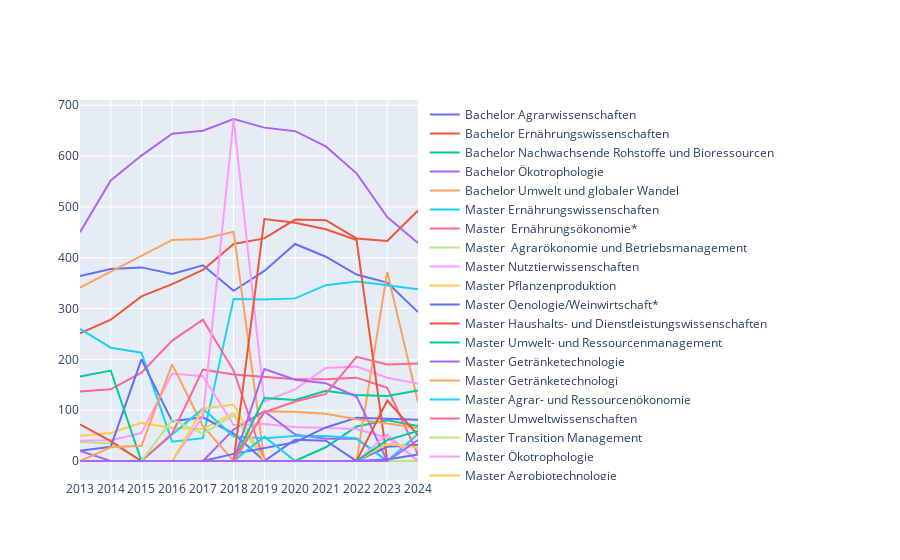

Write notebook code for a chart like this one.
### Code cell
import plotly.graph_objects as go

# Erstelle die Figure
fig = go.Figure()

# Füge jede Spalte manuell hinzu
fig.add_trace(go.Scatter(x=df_grouped['Jahr'], y=df_grouped['Bachelor Agrarwissenschaften'],
                         mode='lines', name='Bachelor Agrarwissenschaften'))

fig.add_trace(go.Scatter(x=df_grouped['Jahr'], y=df_grouped['Bachelor Ernährungswissenschaften'],
                         mode='lines', name='Bachelor Ernährungswissenschaften'))

fig.add_trace(go.Scatter(x=df_grouped['Jahr'], y=df_grouped['Bachelor Nachwachsende Rohstoffe und Bioressourcen'],
                         mode='lines', name='Bachelor Nachwachsende Rohstoffe und Bioressourcen'))

fig.add_trace(go.Scatter(x=df_grouped['Jahr'], y=df_grouped['Bachelor Ökotrophologie'],
                         mode='lines', name='Bachelor Ökotrophologie'))

fig.add_trace(go.Scatter(x=df_grouped['Jahr'], y=df_grouped['Bachelor Umwelt und globaler Wandel'],
                         mode='lines', name='Bachelor Umwelt und globaler Wandel'))

fig.add_trace(go.Scatter(x=df_grouped['Jahr'], y=df_grouped['Master Ernährungswissenschaften '],
                         mode='lines', name='Master Ernährungswissenschaften '))

fig.add_trace(go.Scatter(x=df_grouped['Jahr'], y=df_grouped['Master  Ernährungsökonomie*'],
                         mode='lines', name='Master  Ernährungsökonomie*'))

fig.add_trace(go.Scatter(x=df_grouped['Jahr'], y=df_grouped['Master  Agrarökonomie und Betriebsmanagement'],
                         mode='lines', name='Master  Agrarökonomie und Betriebsmanagement'))

fig.add_trace(go.Scatter(x=df_grouped['Jahr'], y=df_grouped['Master Nutztierwissenschaften'],
                         mode='lines', name='Master Nutztierwissenschaften'))

fig.add_trace(go.Scatter(x=df_grouped['Jahr'], y=df_grouped['Master Pflanzenproduktion'],
                         mode='lines', name='Master Pflanzenproduktion'))

fig.add_trace(go.Scatter(x=df_grouped['Jahr'], y=df_grouped['Master Oenologie/Weinwirtschaft*'],
                         mode='lines', name='Master Oenologie/Weinwirtschaft*'))

fig.add_trace(go.Scatter(x=df_grouped['Jahr'], y=df_grouped['Master Haushalts- und Dienstleistungswissenschaften\n'],
                         mode='lines', name='Master Haushalts- und Dienstleistungswissenschaften\n'))

fig.add_trace(go.Scatter(x=df_grouped['Jahr'], y=df_grouped['Master Umwelt- und Ressourcenmanagement'],
                         mode='lines', name='Master Umwelt- und Ressourcenmanagement'))

fig.add_trace(go.Scatter(x=df_grouped['Jahr'], y=df_grouped['Master Getränketechnologie'],
                         mode='lines', name='Master Getränketechnologie'))

fig.add_trace(go.Scatter(x=df_grouped['Jahr'], y=df_grouped['Master Getränketechnologi'],
                         mode='lines', name='Master Getränketechnologi'))

fig.add_trace(go.Scatter(x=df_grouped['Jahr'], y=df_grouped['Master Agrar- und Ressourcenökonomie'],
                         mode='lines', name='Master Agrar- und Ressourcenökonomie'))

fig.add_trace(go.Scatter(x=df_grouped['Jahr'], y=df_grouped['Master Umweltwissenschaften'],
                         mode='lines', name='Master Umweltwissenschaften'))

fig.add_trace(go.Scatter(x=df_grouped['Jahr'], y=df_grouped['Master Transition Management\n'],
                         mode='lines', name='Master Transition Management\n'))

fig.add_trace(go.Scatter(x=df_grouped['Jahr'], y=df_grouped['Master Ökotrophologie'],
                         mode='lines', name='Master Ökotrophologie'))

fig.add_trace(go.Scatter(x=df_grouped['Jahr'], y=df_grouped['Master Agrobiotechnologie\n'],
                         mode='lines', name='Master Agrobiotechnologie\n'))

fig.add_trace(go.Scatter(x=df_grouped['Jahr'], y=df_grouped['Master Insect Biotechnology and Bioresources'],
                         mode='lines', name='Master Insect Biotechnology and Bioresources'))

fig.add_trace(go.Scatter(x=df_grouped['Jahr'], y=df_grouped['Bachelor Umweltmanagement'],
                         mode='lines', name='Bachelor Umweltmanagement'))

fig.add_trace(go.Scatter(x=df_grouped['Jahr'], y=df_grouped['Master Agrobiotechnologie'],
                         mode='lines', name='Master Agrobiotechnologie'))

fig.add_trace(go.Scatter(x=df_grouped['Jahr'], y=df_grouped['Master Ernährungsökonomie'],
                         mode='lines', name='Master Ernährungsökonomie'))

fig.add_trace(go.Scatter(x=df_grouped['Jahr'], y=df_grouped['Master Nutzpflanzenwissenschaften'],
                         mode='lines', name='Master Nutzpflanzenwissenschaften'))

fig.add_trace(go.Scatter(x=df_grouped['Jahr'], y=df_grouped['Master Oenologie/Weinwirtschaft'],
                         mode='lines', name='Master Oenologie/Weinwirtschaft'))

fig.add_trace(go.Scatter(x=df_grouped['Jahr'], y=df_grouped['Master Transition Management'],
                         mode='lines', name='Master Transition Management'))

fig.add_trace(go.Scatter(x=df_grouped['Jahr'], y=df_grouped['Master Sustainable Transition*'],
                         mode='lines', name='Master Sustainable Transition*'))

fig.add_trace(go.Scatter(x=df_grouped['Jahr'], y=df_grouped['Master Agrar- und Ressourcenökonomie*'],
                         mode='lines', name='Master Agrar- und Ressourcenökonomie*'))

fig.add_trace(go.Scatter(x=df_grouped['Jahr'], y=df_grouped['Master Getränketechnologie*'],
                         mode='lines', name='Master Getränketechnologie*'))

fig.add_trace(go.Scatter(x=df_grouped['Jahr'], y=df_grouped['Master Informationstechnologie in den Agrar- und Umweltwissenschaften*'],
                         mode='lines', name='Master Informationstechnologie in den Agrar- und Umweltwissenschaften*'))

fig.add_trace(go.Scatter(x=df_grouped['Jahr'], y=df_grouped['Master Nachhaltige Ernährungswirtschaft'],
                         mode='lines', name='Master Nachhaltige Ernährungswirtschaft'))

fig.add_trace(go.Scatter(x=df_grouped['Jahr'], y=df_grouped['Master Sustainable Transition'],
                         mode='lines', name='Master Sustainable Transition'))

fig.add_trace(go.Scatter(x=df_grouped['Jahr'], y=df_grouped['Master Nutztierwissenschaften*'],
                         mode='lines', name='Master Nutztierwissenschaften*'))

### Figure 1 — Plotly figure (JSON) as saved in the notebook; plotly's stock layout.template omitted (floating-point values rounded to 4 significant figures)
{"data": [{"mode": "lines", "name": "Bachelor Agrarwissenschaften", "type": "scatter", "x": ["2013", "2014", "2015", "2016", "2017", "2018", "2019", "2020", "2021", "2022", "2023", "2024"], "y": [364, 378, 381, 368, 385, 335, 374, 427, 402, 367, 351, 293]}, {"mode": "lines", "name": "Bachelor Ernährungswissenschaften", "type": "scatter", "x": ["2013", "2014", "2015", "2016", "2017", "2018", "2019", "2020", "2021", "2022", "2023", "2024"], "y": [251, 278, 324, 348, 376, 427, 438, 475, 474, 438, 433, 493]}, {"mode": "lines", "name": "Bachelor Nachwachsende Rohstoffe und Bioressourcen", "type": "scatter", "x": ["2013", "2014", "2015", "2016", "2017", "2018", "2019", "2020", "2021", "2022", "2023", "2024"], "y": [0, 0, 0, 0, 0, 0, 0, 0, 27, 68, 80, 69]}, {"mode": "lines", "name": "Bachelor Ökotrophologie", "type": "scatter", "x": ["2013", "2014", "2015", "2016", "2017", "2018", "2019", "2020", "2021", "2022", "2023", "2024"], "y": [450, 552, 601, 644, 650, 673, 656, 649, 619, 566, 480, 429]}, {"mode": "lines", "name": "Bachelor Umwelt und globaler Wandel", "type": "scatter", "x": ["2013", "2014", "2015", "2016", "2017", "2018", "2019", "2020", "2021", "2022", "2023", "2024"], "y": [341, 372, 404, 435, 437, 451, 0, 0, 0, 0, 372, 116]}, {"mode": "lines", "name": "Master Ernährungswissenschaften ", "type": "scatter", "x": ["2013", "2014", "2015", "2016", "2017", "2018", "2019", "2020", "2021", "2022", "2023", "2024"], "y": [260, 223, 213, 38, 45, 319, 318, 320, 346, 353, 346, 338]}, {"mode": "lines", "name": "Master  Ernährungsökonomie*", "type": "scatter", "x": ["2013", "2014", "2015", "2016", "2017", "2018", "2019", "2020", "2021", "2022", "2023", "2024"], "y": [137, 141, 174, 237, 278, 178, 0, 0, 0, 0, 0, 0]}, {"mode": "lines", "name": "Master  Agrarökonomie und Betriebsmanagement", "type": "scatter", "x": ["2013", "2014", "2015", "2016", "2017", "2018", "2019", "2020", "2021", "2022", "2023", "2024"], "y": [37, 35, 0, 0, 0, 0, 0, 0, 0, 0, 0, 0]}, {"mode": "lines", "name": "Master Nutztierwissenschaften", "type": "scatter", "x": ["2013", "2014", "2015", "2016", "2017", "2018", "2019", "2020", "2021", "2022", "2023", "2024"], "y": [40, 41, 55, 172, 167, 71, 73, 67, 65, 63, 46, 0]}, {"mode": "lines", "name": "Master Pflanzenproduktion", "type": "scatter", "x": ["2013", "2014", "2015", "2016", "2017", "2018", "2019", "2020", "2021", "2022", "2023", "2024"], "y": [49, 55, 75, 65, 63, 94, 0, 0, 0, 0, 0, 0]}, {"mode": "lines", "name": "Master Oenologie/Weinwirtschaft*", "type": "scatter", "x": ["2013", "2014", "2015", "2016", "2017", "2018", "2019", "2020", "2021", "2022", "2023", "2024"], "y": [20, 28, 200, 78, 86, 54, 0, 42, 40, 0, 28, 32]}, {"mode": "lines", "name": "Master Haushalts- und Dienstleistungswissenschaften\n", "type": "scatter", "x": ["2013", "2014", "2015", "2016", "2017", "2018", "2019", "2020", "2021", "2022", "2023", "2024"], "y": [72, 39, 0, 0, 0, 0, 0, 0, 0, 0, 0, 0]}, {"mode": "lines", "name": "Master Umwelt- und Ressourcenmanagement", "type": "scatter", "x": ["2013", "2014", "2015", "2016", "2017", "2018", "2019", "2020", "2021", "2022", "2023", "2024"], "y": [166, 178, 0, 0, 0, 0, 0, 0, 0, 0, 0, 0]}, {"mode": "lines", "name": "Master Getränketechnologie", "type": "scatter", "x": ["2013", "2014", "2015", "2016", "2017", "2018", "2019", "2020", "2021", "2022", "2023", "2024"], "y": [20, 0, 0, 0, 0, 62, 98, 52, 44, 44, 0, 0]}, {"mode": "lines", "name": "Master Getränketechnologi", "type": "scatter", "x": ["2013", "2014", "2015", "2016", "2017", "2018", "2019", "2020", "2021", "2022", "2023", "2024"], "y": [0, 27, 30, 190, 69, 0, 0, 0, 0, 0, 0, 0]}, {"mode": "lines", "name": "Master Agrar- und Ressourcenökonomie", "type": "scatter", "x": ["2013", "2014", "2015", "2016", "2017", "2018", "2019", "2020", "2021", "2022", "2023", "2024"], "y": [0, 0, 0, 52, 103, 48, 45, 49, 49, 45, 0, 53]}, {"mode": "lines", "name": "Master Umweltwissenschaften", "type": "scatter", "x": ["2013", "2014", "2015", "2016", "2017", "2018", "2019", "2020", "2021", "2022", "2023", "2024"], "y": [0, 0, 0, 54, 180, 170, 166, 161, 161, 164, 144, 13]}, {"mode": "lines", "name": "Master Transition Management\n", "type": "scatter", "x": ["2013", "2014", "2015", "2016", "2017", "2018", "2019", "2020", "2021", "2022", "2023", "2024"], "y": [0, 0, 0, 81, 54, 90, 0, 0, 0, 0, 0, 0]}, {"mode": "lines", "name": "Master Ökotrophologie", "type": "scatter", "x": ["2013", "2014", "2015", "2016", "2017", "2018", "2019", "2020", "2021", "2022", "2023", "2024"], "y": [0, 0, 0, 0, 88, 673, 117, 141, 183, 186, 164, 152]}, {"mode": "lines", "name": "Master Agrobiotechnologie\n", "type": "scatter", "x": ["2013", "2014", "2015", "2016", "2017", "2018", "2019", "2020", "2021", "2022", "2023", "2024"], "y": [0, 0, 0, 0, 103, 111, 0, 0, 0, 0, 0, 0]}, {"mode": "lines", "name": "Master Insect Biotechnology and Bioresources", "type": "scatter", "x": ["2013", "2014", "2015", "2016", "2017", "2018", "2019", "2020", "2021", "2022", "2023", "2024"], "y": [0, 0, 0, 0, 0, 14, 25, 37, 66, 85, 83, 81]}, {"mode": "lines", "name": "Bachelor Umweltmanagement", "type": "scatter", "x": ["2013", "2014", "2015", "2016", "2017", "2018", "2019", "2020", "2021", "2022", "2023", "2024"], "y": [0, 0, 0, 0, 0, 0, 476, 469, 456, 435, 0, 0]}, {"mode": "lines", "name": "Master Agrobiotechnologie", "type": "scatter", "x": ["2013", "2014", "2015", "2016", "2017", "2018", "2019", "2020", "2021", "2022", "2023", "2024"], "y": [0, 0, 0, 0, 0, 0, 124, 120, 138, 130, 128, 139]}, {"mode": "lines", "name": "Master Ernährungsökonomie", "type": "scatter", "x": ["2013", "2014", "2015", "2016", "2017", "2018", "2019", "2020", "2021", "2022", "2023", "2024"], "y": [0, 0, 0, 0, 0, 0, 181, 160, 153, 127, 0, 0]}, {"mode": "lines", "name": "Master Nutzpflanzenwissenschaften", "type": "scatter", "x": ["2013", "2014", "2015", "2016", "2017", "2018", "2019", "2020", "2021", "2022", "2023", "2024"], "y": [0, 0, 0, 0, 0, 0, 98, 97, 93, 82, 74, 65]}, {"mode": "lines", "name": "Master Oenologie/Weinwirtschaft", "type": "scatter", "x": ["2013", "2014", "2015", "2016", "2017", "2018", "2019", "2020", "2021", "2022", "2023", "2024"], "y": [0, 0, 0, 0, 0, 0, 48, 0, 0, 0, 0, 0]}, {"mode": "lines", "name": "Master Transition Management", "type": "scatter", "x": ["2013", "2014", "2015", "2016", "2017", "2018", "2019", "2020", "2021", "2022", "2023", "2024"], "y": [0, 0, 0, 0, 0, 0, 96, 117, 132, 205, 190, 192]}, {"mode": "lines", "name": "Master Sustainable Transition*", "type": "scatter", "x": ["2013", "2014", "2015", "2016", "2017", "2018", "2019", "2020", "2021", "2022", "2023", "2024"], "y": [0, 0, 0, 0, 0, 0, 0, 0, 0, 0, 0, 0]}, {"mode": "lines", "name": "Master Agrar- und Ressourcenökonomie*", "type": "scatter", "x": ["2013", "2014", "2015", "2016", "2017", "2018", "2019", "2020", "2021", "2022", "2023", "2024"], "y": [0, 0, 0, 0, 0, 0, 0, 0, 0, 0, 52, 0]}, {"mode": "lines", "name": "Master Getränketechnologie*", "type": "scatter", "x": ["2013", "2014", "2015", "2016", "2017", "2018", "2019", "2020", "2021", "2022", "2023", "2024"], "y": [0, 0, 0, 0, 0, 0, 0, 0, 0, 0, 34, 26]}, {"mode": "lines", "name": "Master Informationstechnologie in den Agrar- und Umweltwissenschaften*", "type": "scatter", "x": ["2013", "2014", "2015", "2016", "2017", "2018", "2019", "2020", "2021", "2022", "2023", "2024"], "y": [0, 0, 0, 0, 0, 0, 0, 0, 0, 0, 3, 13]}, {"mode": "lines", "name": "Master Nachhaltige Ernährungswirtschaft", "type": "scatter", "x": ["2013", "2014", "2015", "2016", "2017", "2018", "2019", "2020", "2021", "2022", "2023", "2024"], "y": [0, 0, 0, 0, 0, 0, 0, 0, 0, 0, 119, 51]}, {"mode": "lines", "name": "Master Sustainable Transition", "type": "scatter", "x": ["2013", "2014", "2015", "2016", "2017", "2018", "2019", "2020", "2021", "2022", "2023", "2024"], "y": [0, 0, 0, 0, 0, 0, 0, 0, 0, 0, 41, 59]}, {"mode": "lines", "name": "Master Nutztierwissenschaften*", "type": "scatter", "x": ["2013", "2014", "2015", "2016", "2017", "2018", "2019", "2020", "2021", "2022", "2023", "2024"], "y": [0, 0, 0, 0, 0, 0, 0, 0, 0, 0, 0, 41]}], "layout": {}}
